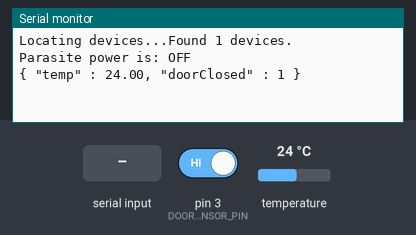
Bench run of a sketch on a simulated Arduino Uno, built with avr-gcc and run on an emulated ATmega328P. Parts: the last lines printed to the serial monitor. The test bench sets the inputs (shaded band); at power-on: pin 3 (DOOR_SENSOR_PIN) HIGH, temperature 24 °C.

Above: at 1.3 s.
1.4 s: pin 3 (DOOR_SENSOR_PIN) driven LOW
At 3.4 s:
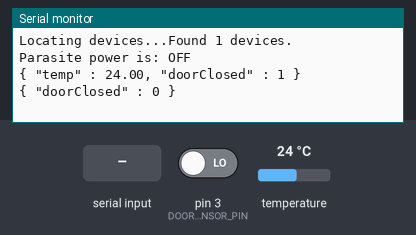
3.7 s: "1" received over Serial
At 5.3 s:
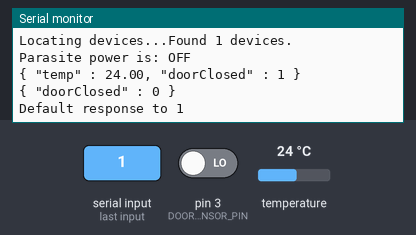
6.2 s: "0" received over Serial
At 7.6 s:
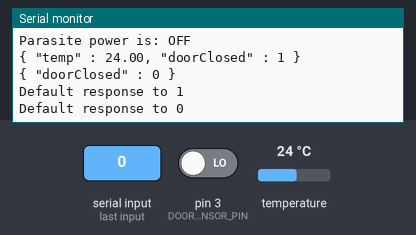
7.7 s: pin 3 (DOOR_SENSOR_PIN) driven HIGH
At 9.2 s:
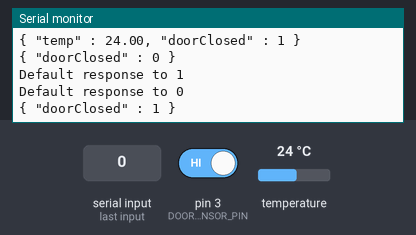

The sketch:

SerialCallResponseTest.ino
```cpp
#include <OneWire.h>
#include <DallasTemperature.h>


// __________________OneWire Setup_________________
// Data wire is plugged into port 2 on the Arduino
#define ONE_WIRE_BUS 2
// Setup a oneWire instance to communicate with any OneWire devices (not just Maxim/Dallas temperature ICs)
OneWire oneWire(ONE_WIRE_BUS);
// Pass our oneWire reference to Dallas Temperature.
DallasTemperature sensors(&oneWire);
// arrays to hold device address
DeviceAddress insideThermometer;
// ________________________________________________

// ________________ Pins ________________________
const int DOOR_SENSOR_PIN  = 3;
// ________________________________________________

// ________________ Timers ________________________
unsigned long lastTempCheckTime;
int tempCheckDelay = 30000; // 30 sec
unsigned long lastDoorCheckTime;
int doorCheckDelay = 1000; // 1 sec
unsigned long lastFullReportTime;
int fullReportDelay = 30000; // 30 sec

// ________________________________________________

// ________________ Sensor values ________________
float temperature;
bool doorIsClosed;
bool doorWasClosed;
// _______________________________________________

// Command codes
const String C_STATUS = "s";
const String T_STATUS = "t";
const String R_STATUS = "r";

void setup()
{
  Serial.begin(9600);


  // _______ OneWire ________
  // locate devices on the bus
  Serial.print("Locating devices...");
  sensors.begin();
  Serial.print("Found ");
  Serial.print(sensors.getDeviceCount(), DEC);
  Serial.println(" devices.");
  // report parasite power requirements
  Serial.print("Parasite power is: ");
  if (sensors.isParasitePowerMode()) Serial.println("ON");
  else Serial.println("OFF");
  // search for devices on the bus and assign based on an index.
  if (!sensors.getAddress(insideThermometer, 0)) Serial.println("Unable to find address for Device 0");
  // set the resolution to 9 bit (Each Dallas/Maxim device is capable of several different resolutions)
  sensors.setResolution(insideThermometer, 9);
  // _________________ Prepare inital sensor data _______
  refreshTemperatureData();
  lastTempCheckTime = millis();
  doorWasClosed = true;
  refreshDoorStatusData();
  lastDoorCheckTime = millis();
  makeFullReport();
  lastFullReportTime = millis();
  //

}

void loop()
{
  // _______ Serial ______
  if (Serial.available())
  {
     parseCommand(Serial.readString());
  }

  // ______ Timers ______
  unsigned long now = millis();
  // temp
  if (lastTempCheckTime + tempCheckDelay < now)
  {
    refreshTemperatureData();
    lastTempCheckTime = now;
  }
  // door
  if (lastDoorCheckTime + doorCheckDelay < now)
  {
    refreshDoorStatusData();
    lastDoorCheckTime = now;
  }

  // full report
  if (lastFullReportTime + fullReportDelay < now)
  {
    //makeFullReport(); // Not sending explicitly before python code supports.
    lastFullReportTime = now;
  }

  // ______ Sleep _______

  delay(100);

}

void parseCommand(String command)
{
  if (command == C_STATUS)
  {
    Serial.println("Status report: OK");
  }
  else if (command == T_STATUS)
  {
    Serial.println(temperature);
  }
  else if (command == R_STATUS)
  {
    makeFullReport();
  }
  else
  {
    Serial.println("Default response to " + command);
  }
}

//  ________________ FULL REPORT____________________
void makeFullReport()
{
  String report = "{ \"temp\" : " + String(temperature) + ", \"doorClosed\" : " + String(doorIsClosed) +" }";
  Serial.println(report);
}
//  ________________________________________________

//  ________________ TEMP____________________
void refreshTemperatureData()
{
  temperature = requestTemperature(insideThermometer);
}

float requestTemperature(DeviceAddress deviceAddress)
{
  sensors.requestTemperatures(); // Send the command to get temperatures
  float tempC = sensors.getTempC(deviceAddress);
  return tempC;
}

// _________________DOOR__________________
void refreshDoorStatusData()
{
  //int doorSensorValue = digitalRead(DOOR_SENSOR_PIN);
  doorIsClosed = digitalRead(DOOR_SENSOR_PIN) > 0.5f;
  if (doorIsClosed != doorWasClosed)
    {
      Serial.println("{ \"doorClosed\" : " + String(doorIsClosed) + " }");
      doorWasClosed = doorIsClosed;
    }
}
```

Measured:
- after the input at 1.4 s, the serial monitor: prints a new line after 0.84 s (image 1)
- after the input at 3.7 s, the serial monitor: prints a new line after 1.0 s (image 2)
- after the input at 6.2 s, the serial monitor: prints a new line after 1.0 s (image 3)
- after the input at 7.7 s, the serial monitor: prints a new line after 0.54 s (image 4)
